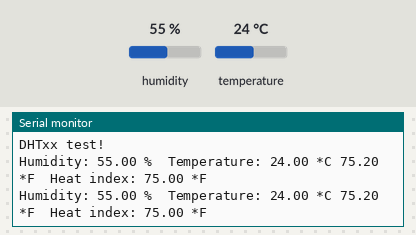
The sketch below on a simulated Arduino Uno, built with avr-gcc and run on an emulated ATmega328P. On the bench: the last lines printed to the serial monitor. The test bench sets the inputs (shaded band); at power-on: humidity 55 %, temperature 24 °C.

Above: at 4.8 s.
4.9 s: humidity set to 22 %
At 7.5 s:
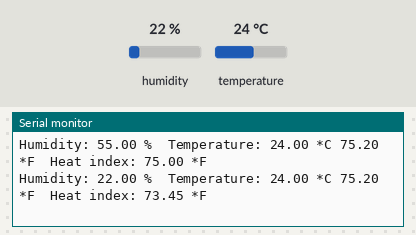
7.9 s: temperature set to 12 °C
At 8.9 s:
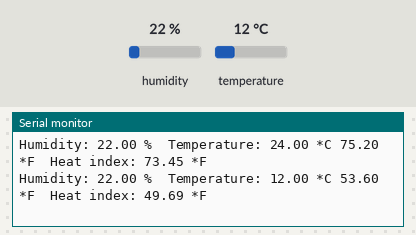
10.9 s: humidity set to 40 %
At 12.9 s:
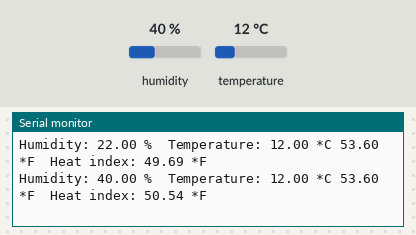
13.9 s: temperature set to 41 °C
At 15.5 s:
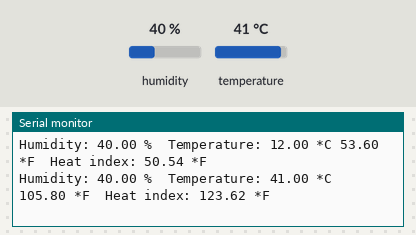
Timing chart, 0 to 17.0 s (numbered marks = the images above; inputs shaded):
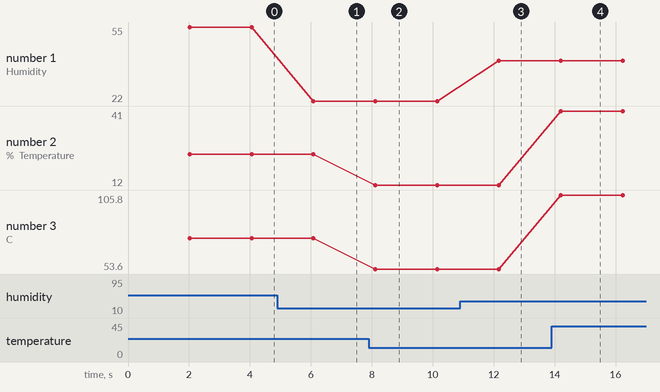

The sketch:

sketch.ino
```cpp
// Example testing sketch for various DHT humidity/temperature sensors
// Written by ladyada, public domain

#include <DHT.h>

#define DHTPIN 2     // what pin we're connected to

// Uncomment whatever type you're using!
#define DHTTYPE DHT11   // DHT 11
//#define DHTTYPE DHT22   // DHT 22  (AM2302)
//#define DHTTYPE DHT21   // DHT 21 (AM2301)

// Connect pin 1 (on the left) of the sensor to +5V
// NOTE: If using a board with 3.3V logic like an Arduino Due connect pin 1
// to 3.3V instead of 5V!
// Connect pin 2 of the sensor to whatever your DHTPIN is
// Connect pin 4 (on the right) of the sensor to GROUND
// Connect a 10K resistor from pin 2 (data) to pin 1 (power) of the sensor

// Initialize DHT sensor for normal 16mhz Arduino
DHT dht(DHTPIN, DHTTYPE);
// NOTE: For working with a faster chip, like an Arduino Due or Teensy, you
// might need to increase the threshold for cycle counts considered a 1 or 0.
// You can do this by passing a 3rd parameter for this threshold.  It's a bit
// of fiddling to find the right value, but in general the faster the CPU the
// higher the value.  The default for a 16mhz AVR is a value of 6.  For an
// Arduino Due that runs at 84mhz a value of 30 works.
// Example to initialize DHT sensor for Arduino Due:
//DHT dht(DHTPIN, DHTTYPE, 30);

void setup() {
  Serial.begin(9600);
  Serial.println("DHTxx test!");

  dht.begin();
}

void loop() {
  // Wait a few seconds between measurements.
  delay(2000);

  // Reading temperature or humidity takes about 250 milliseconds!
  // Sensor readings may also be up to 2 seconds 'old' (its a very slow sensor)
  float h = dht.readHumidity();
  // Read temperature as Celsius
  float t = dht.readTemperature();
  // Read temperature as Fahrenheit
  float f = dht.readTemperature(true);

  // Check if any reads failed and exit early (to try again).
  if (isnan(h) || isnan(t) || isnan(f)) {
    Serial.println("Failed to read from DHT sensor!");
    return;
  }

  // Compute heat index
  // Must send in temp in Fahrenheit!
  float hi = dht.computeHeatIndex(f, h);

  Serial.print("Humidity: ");
  Serial.print(h);
  Serial.print(" %\t");
  Serial.print("Temperature: ");
  Serial.print(t);
  Serial.print(" *C ");
  Serial.print(f);
  Serial.print(" *F\t");
  Serial.print("Heat index: ");
  Serial.print(hi);
  Serial.println(" *F");
}
```

Measured:
- after the input at 4.9 s, the serial monitor: prints a new line after 1.2 s (image 1)
- after the input at 7.9 s, the serial monitor: prints a new line after 0.21 s (image 2)
- after the input at 10.9 s, the serial monitor: prints a new line after 1.3 s (image 3)
- after the input at 13.9 s, the serial monitor: prints a new line after 0.30 s (image 4)
- plotted number 1: 55 → 22 after the input at 4.9 s, 22 → 40 after the input at 10.9 s
- plotted number 2: 24 → 12 after the input at 7.9 s, 12 → 41 after the input at 13.9 s
- plotted number 3: 75.2 → 53.6 after the input at 7.9 s, 53.6 → 105.8 after the input at 13.9 s
